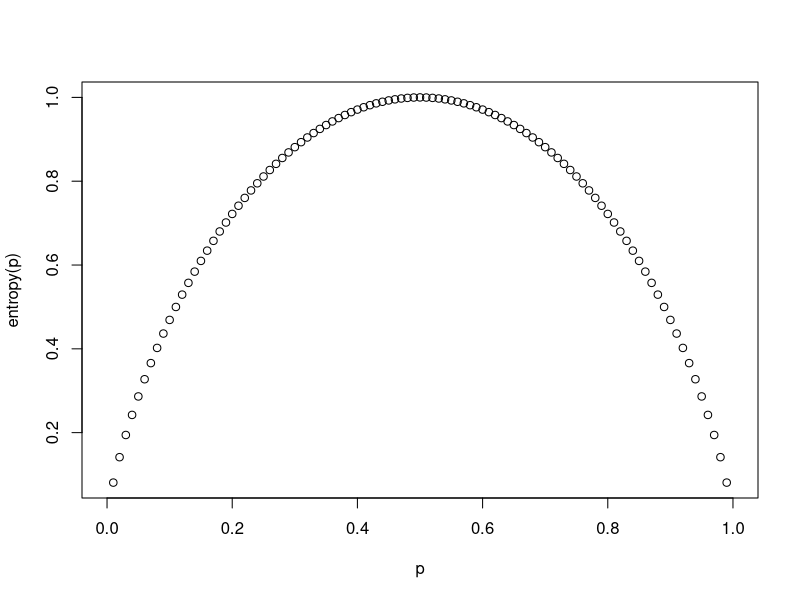

Write the R code that produced this figure.
# Decision tree: classification model in the form of a tree structure
# http://www.saedsayad.com/decision_tree.htm

# Learn tree involves selecting input variables and split points on those variables until a suitable tree is constructed

## Algorithm: ID3 (Iterative Dichotomiser 3)

## Entropy of the output variable

entropy <- function(x) { -x * log2(x) - (1-x) * log2(1-x) }
p = seq(from = 0, to = 1, by = 1e-2)
plot(p, entropy(p))

## Entropy of the aoutput variable and a predictor
entropy2 <- function(tbl) tbl

## Information gain: decrease in entropy after a dataset is split on a predictor
## Construcign a decision tree is all about finding predictor that returns the highest information gain
